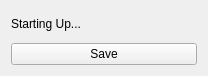
<?xml version="1.0" encoding="UTF-8"?>
<ui version="4.0">
 <class>Widget</class>
 <widget class="QWidget" name="Widget">
  <property name="geometry">
   <rect>
    <x>0</x>
    <y>0</y>
    <width>208</width>
    <height>76</height>
   </rect>
  </property>
  <property name="windowTitle">
   <string>Mouse History</string>
  </property>
  <layout class="QVBoxLayout" name="verticalLayout">
   <item>
    <widget class="QLabel" name="label">
     <property name="text">
      <string>Starting Up...</string>
     </property>
    </widget>
   </item>
   <item>
    <widget class="QPushButton" name="pushButton">
     <property name="text">
      <string>Save</string>
     </property>
    </widget>
   </item>
  </layout>
 </widget>
 <layoutdefault spacing="6" margin="11"/>
 <resources/>
 <connections/>
</ui>
